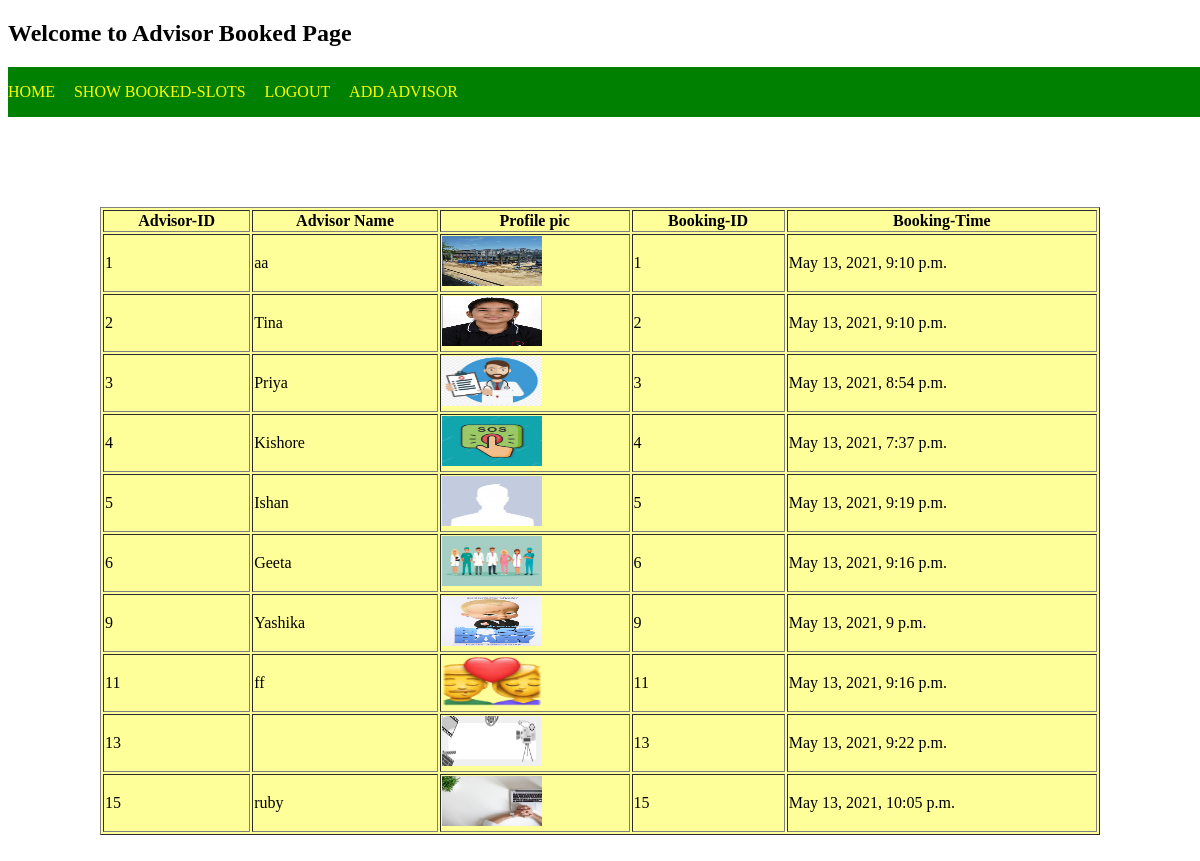
The page /user/userid/advisor/booking/ on the database its author committed.
### bookadvisor/models.py (models this page shows, shortened)
class Advisor(AbstractBaseUser):
    id = models.IntegerField(verbose_name='Advisor-ID',
                                  serialize=False,
                                  auto_created=True,primary_key=True
                                  )
    first_name = models.CharField(verbose_name='AdvName',max_length=20,unique=True,blank=True)
    profilepic = models.ImageField('Add Profilepic',null=False,blank=False,upload_to='images/')
    bid = models.IntegerField(blank=True,null=True)
    bookingtime = models.DateTimeField(auto_now=False, auto_now_add=False,blank=True,null=True)
    is_staff = models.BooleanField(default=False),
    is_active=models.BooleanField(default=False),
    is_admin=models.BooleanField(default=False),
    is_superuser=models.BooleanField(default=False),
    is_admin=models.BooleanField(default=False)
    USERNAME_FIELD = 'first_name'
    REQUIRED_FIELD = []
    objects=AdvisorManager()
    def is_superuser(self):
       return self.is_admin

### bookadvisor/views.py (the view)
# urls.py: path('user/userid/advisor/booking/',views.showbooked,name='showbooked'),
def showbooked(request):
    context={}
    advisor=Advisor.objects.exclude(bid__isnull=True)
    context['advisors']=advisor
    return render(request,"bookedpage.html",context)

### templates/bookedpage.html (shortened to what this page needs)
<!DOCTYPE html>
<html lang="en" dir="ltr">
  <head>
  </head>
  <body>
    <h2>Welcome to Advisor Booked Page <br></h2><div class='main'><nav><a href="/">Home</a>
  <a href="/user/userid/advisor/booking/" class="links">Show booked-slots</a><a href="/user/logout/" class="links">Logout</a>
  <a href="/admin/advisor/" class="links">Add Advisor</a></nav></div>
    <br><br><br><br><br><center><div class='tableclass'>
  <table border="1" width="1000px" style="background-color:#ffff99;">
  <tr><th>Advisor-ID</th>  <th>Advisor Name</th><th> Profile pic</th><th>Booking-ID</th><th>Booking-Time</th></tr>
  {% for i in advisors %}
  <tr><td> {{i.id}}</td><td>{{i.first_name}}</td><td><img src="{{i.profilepic.url}}" width="100" height="50"></td>
    <td>{{i.bid}}</td><td>{{i.bookingtime}}</td></tr>
  {% endfor %}
  </table></div></center>
      <br>
  </body>
</html>

### templates/bookedpage.html (style rules this page uses)
.main { width: 100%; height: 50px; display: flex; justify-content: space-between; background-color:green; position:fixed; float:right; }
.main nav { width:450px; display:flex; justify-content:space-between; align-items:center; }
.main nav a { text-decoration:none; color:yellow; text-transform:uppercase; float:right; }
.tableclass { margin-top:50px; width:100%; }

### rows shown on the page
Advisor: id "1", first_name "aa", profilepic (picture), bid "1", bookingtime "May 13, 2021, 9:10 p.m."
Advisor: id "2", first_name "Tina", profilepic (picture), bid "2", bookingtime "May 13, 2021, 9:10 p.m."
Advisor: id "3", first_name "Priya", profilepic (picture), bid "3", bookingtime "May 13, 2021, 8:54 p.m."
Advisor: id "4", first_name "Kishore", profilepic (picture), bid "4", bookingtime "May 13, 2021, 7:37 p.m."
Advisor: id "5", first_name "Ishan", profilepic (picture), bid "5", bookingtime "May 13, 2021, 9:19 p.m."
Advisor: id "6", first_name "Geeta", profilepic (picture), bid "6", bookingtime "May 13, 2021, 9:16 p.m."
Advisor: id "9", first_name "Yashika", profilepic (picture), bid "9", bookingtime "May 13, 2021, 9 p.m."
Advisor: id "11", first_name "ff", profilepic (picture), bid "11", bookingtime "May 13, 2021, 9:16 p.m."
Advisor: id "13", profilepic (picture), bid "13", bookingtime "May 13, 2021, 9:22 p.m."
Advisor: id "15", first_name "ruby", profilepic (picture), bid "15", bookingtime "May 13, 2021, 10:05 p.m."
